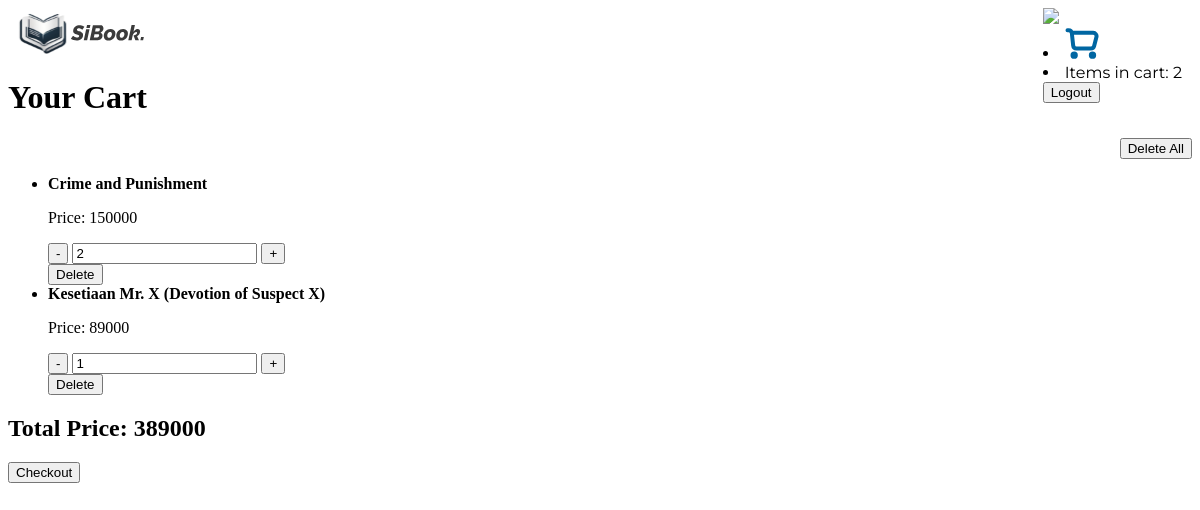
The page /cart/ (signed in) on the database as committed earlier.
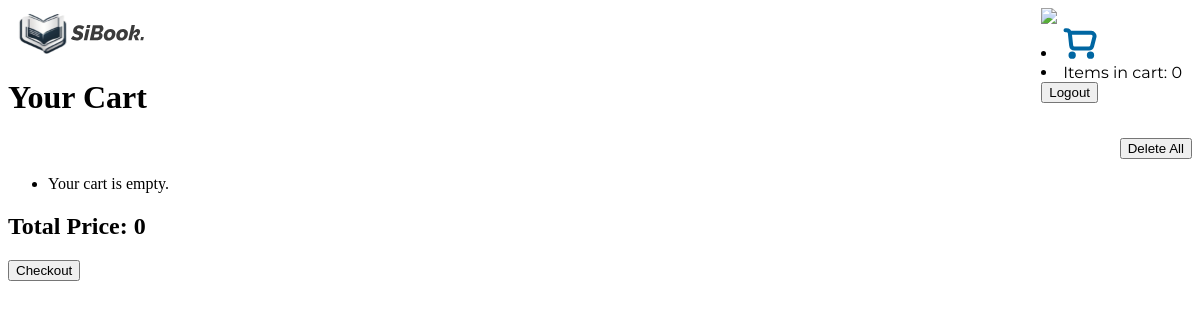
The same page on the database as committed later.
### bookcommerce/models.py (models this page shows, shortened)
class Customer(AbstractUser):
    email = models.EmailField(max_length=100, unique=True)
    address = models.OneToOneField(Address, on_delete=models.SET_NULL, null=True, blank=True, db_constraint=False)
    groups = models.ManyToManyField('auth.Group', related_name='customers')
    user_permissions = models.ManyToManyField('auth.Permission', related_name='customers')

class Cart(models.Model):
    customer = models.OneToOneField(Customer, on_delete=models.CASCADE)
    books = models.ManyToManyField(Book, through='CartItem')

class CartItem(models.Model):
    cart = models.ForeignKey(Cart, related_name='items', on_delete=models.CASCADE)
    book = models.ForeignKey(Book, on_delete=models.CASCADE)
    quantity = models.PositiveIntegerField(default=1)

class Book(models.Model):
	title = models.CharField(max_length=150)
	cover_img = models.ImageField(upload_to='uploads/books/')
	description = models.TextField()
	author = models.ForeignKey(Author, on_delete=models.CASCADE, default=1)
	series = models.ForeignKey(Series, on_delete=models.CASCADE, default=1)
	stock = models.IntegerField(default=0)
	price = models.IntegerField(default=0)
	isbn = models.CharField(max_length=13, unique=True, null=True)
	category = models.CharField(max_length=100, null=True)
	genres = models.ManyToManyField(Genre)
	language = models.CharField(max_length=100, null=True)
	cover_type = models.CharField(max_length=20, null=True)
	pages = models.IntegerField(default=0)
	publisher = models.CharField(max_length=100, null=True)
	publish_date = models.DateField(null=True)
	weight = models.DecimalField(max_digits=5, decimal_places=2, default=0)
	length = models.DecimalField(max_digits=5, decimal_places=2, default=0)
	width = models.DecimalField(max_digits=5, decimal_places=2, default=0)

### bookcommerce/views.py (the view)
# urls.py: path('cart/', cart_detail, name='cart_detail'),
@login_required
def cart_detail(request):
    cart, created = Cart.objects.get_or_create(customer=request.user)
    cart_items = CartItem.objects.filter(cart=cart)
    total_price = sum(item.book.price * item.quantity for item in cart_items)
    return render(request, 'bookcommerce/cart_detail.html', {
        'cart': cart,
        'cart_items': cart_items,
        'total_price': total_price
    })

### bookcommerce/templates/bookcommerce/cart_detail.html (shortened to what this page needs)
{% extends "bookcommerce/base.html" %}
{% block content %}
    <h1>Your Cart</h1>
    <div style="text-align: right;">
        <form action="{% url 'delete_all_cart_items' %}" method="POST">
            <button type="submit">Delete All</button>
        </form>
    </div>
    <ul>
        {% for item in cart_items %}
            <li>
                <b>{{ item.book.title }}</b>
                <p>Price: {{ item.book.price }}</p>
                <form action="{% url 'update_cart_item' item.id %}" method="POST">
                    <button type="submit" name="action" value="decrease">-</button>
                    <input type="number" name="quantity" value="{{ item.quantity }}" min="1">
                    <button type="submit" name="action" value="increase">+</button>
                </form>
                <form action="{% url 'delete_cart_item' item.id %}" method="POST">
                    <button type="submit">Delete</button>
                </form>
            </li>
        {% empty %}
            <li>Your cart is empty.</li>
        {% endfor %}
    </ul>
    <h2>Total Price: {{ total_price }}</h2>
    <form action="#" method="POST">
        <button type="submit">Checkout</button>
    </form>
{% endblock content %}

### bookcommerce/templates/bookcommerce/base.html (shortened to what this page needs)
{% load static %}
<!DOCTYPE html>
<html lang="en">
<head>
    <link rel="stylesheet" href="{% static 'bookcommerce/base.css' %}">
</head>
<body>
    <nav>
        <div class="navbarleft">
            <a class="logo" href="{% url 'home' %}"><img src="{% static '/bookcommerce/assets/logo_horizontal.svg' %}" alt="logo"></a>
        </div>
        <div class="navbarright">
            {% if user.is_authenticated %}
                <div class="profilepic">
                    <img src="#">
                </div>
                <div class="orders">
                    <li><a href="{% url 'cart_detail' %}"><img src="{% static '/bookcommerce/assets/cart_biru.svg' %}" alt="cart"></a></li>
                    <li>Items in cart: {{ request.user.cart.items.count }}</li>
                </div>
                <form action="{% url 'logout' %}" method="POST">
                  <button type="submit">Logout</button>
                </form>
            {% else %}
                <div class="loginregister">
                    <a href="{% url 'login' %}">Login</a>
                    <a href="{% url 'register' %}">Register</a>
                </div>
            {% endif %}
        </div>
    </nav>
    <div class="container">
        {% block content %} {% endblock %}
    </div>
</body>
</html>

### bookcommerce/static/bookcommerce/base.css (style rules this page uses)
nav { background-color: white; height: 50px; font-family: 'Montserrat', sans-serif; }
.navbarleft img { height: 50px; vertical-align: middle; }
.navbarleft { float: left; }
.navbarright { float: right; margin-right: 10px; }

Rows that differ between the two databases and show on the page:
removed CartItem: book "Crime and Punishment", book.price "150000", quantity "2"
removed CartItem: book "Kesetiaan Mr. X (Devotion of Suspect X)", book.price "89000", quantity "1"
changed Customer: user.cart.items.count "2" → "0"
Other text that changed with them:
{{ total_price }}: "389000" → "0"
text now shown: "Your cart is empty."
